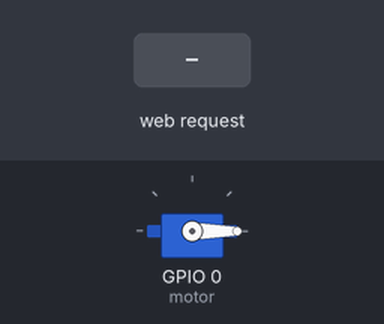
This sketch was run on a simulated ESP8266 (NodeMCU). Shown: servo. The test bench sets the inputs (shaded band). WiFi joins after 1.5 s; servers stay silent unless stated; what the sketch prints to the serial monitor is not drawn.

Above: at 2.7 s.
2.8 s: HTTP request GET /close received
At 3.5 s:
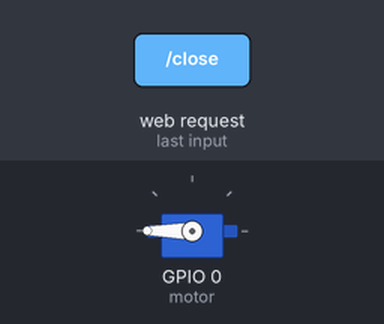
Timing chart, 0 to 5.8 s (numbered marks = the images above; inputs shaded):
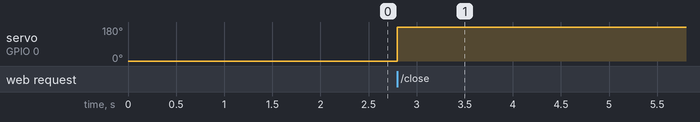

The sketch:

Door_Lock.ino
```cpp
#include <ESP8266WiFi.h>
#include <ESP8266WebServer.h>
#include <Servo.h>

/* Put your SSID & Password */
const char* ssid = "Dawood's Phone";  // Enter SSID here
const char* password = "0000000000";  //Enter Password here
String doorPassword = "1234";

ESP8266WebServer server(80);

Servo motor;

void setup() {
  Serial.begin(9600);
  delay(10);

  Serial.println("Connecting to ");
  Serial.println(ssid);

  WiFi.begin(ssid, password);
  while (WiFi.status() != WL_CONNECTED) {
    delay(500);
    Serial.print(".");
  }
  Serial.println("");
  Serial.println("WiFi connected");
  Serial.print("IP address:\t");
  Serial.println(WiFi.localIP());

  motor.attach(0);
  motor.write(0);

  server.on("/", checkServer);
  server.on("/open", openDoor);
  server.on("/close", closeDoor);
  server.on("/changePassword", changePassword);
  server.onNotFound(notFound);

  server.enableCORS(true);
  server.begin();
  Serial.println("HTTP server started");
}
void loop() {
  server.handleClient();
}

void checkServer() {
  server.send(200, "text/plain", "Door Lock Running");
}

void changePassword() {
  if (server.arg("plain").indexOf(doorPassword + ",") != -1) {
    int index = server.arg("plain").indexOf(",");
    doorPassword = server.arg("plain").substring(index + 1);
    server.send(200, "text/plain", "Password Changed");
  } else {
    server.send(403, "text/plain", "Incorrect Old Password");
  }
}

void openDoor() {
  if (server.arg("plain") == doorPassword) {
    motor.write(0);
    server.send(200, "text/plain", "Door Opened");

  } else {
    server.send(403, "text/plain", "Incorrect Password");
  }
}

void closeDoor() {
  motor.write(180);
  server.send(200, "text/plain", "Door Closed");
}

void notFound() {
  server.send(404, "text/plain", "Invalid Request");
}
```

Measured:
- after the input at 2.8 s, servo on GPIO 0 (motor): 0° → 180° at once
